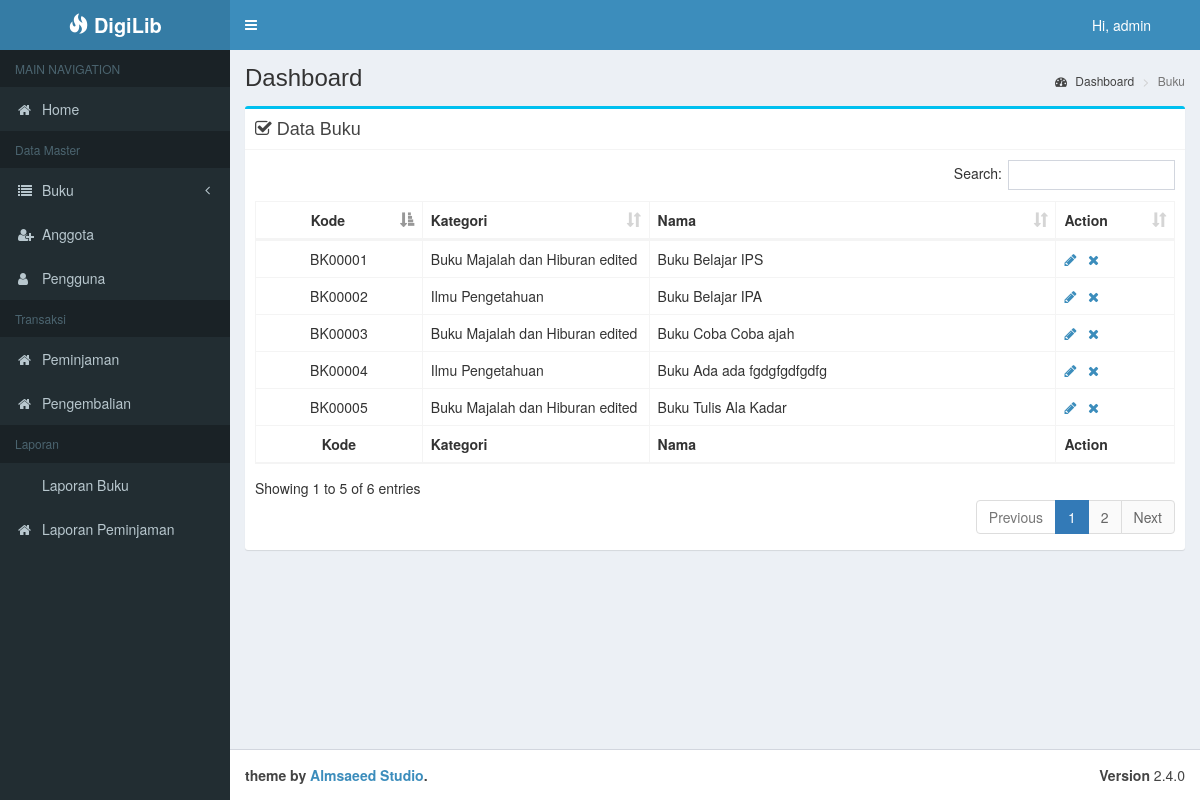
The page /admin_page/buku/index.php (signed in) on the database its author committed.
### tables this page shows
CREATE TABLE `m_pengguna` (
  `pengguna_id` int(11) NOT NULL AUTO_INCREMENT,
  `username` varchar(45) DEFAULT NULL,
  `password` varchar(45) DEFAULT NULL,
  `nama_lengkap` varchar(100) DEFAULT NULL,
  `kode_pengguna` varchar(64) DEFAULT NULL,
  `hak_akses` varchar(100) DEFAULT NULL,
  `anggota_id` int(11) DEFAULT NULL,
  `tanggal_terdaftar` date DEFAULT NULL,
  `aktif` int(1) DEFAULT NULL,
  PRIMARY KEY (`pengguna_id`),
  KEY `username` (`username`),
  KEY `pass` (`password`),
  KEY `hak_akses` (`hak_akses`),
  KEY `FK_ANGGOTA` (`anggota_id`),
  CONSTRAINT `FK_ANGGOTA` FOREIGN KEY (`anggota_id`) REFERENCES `m_anggota` (`anggota_id`) ON DELETE CASCADE ON UPDATE CASCADE
);

CREATE TABLE `m_buku` (
  `buku_id` int(11) NOT NULL AUTO_INCREMENT,
  `kode_buku` varchar(64) NOT NULL,
  `nama_buku` varchar(100) NOT NULL,
  `barcode` varchar(64) DEFAULT NULL,
  `isbn` varchar(64) DEFAULT NULL,
  `kategori_buku_id` int(11) DEFAULT NULL,
  `url_ebook` varchar(255) DEFAULT '',
  `nama_rak` varchar(50) DEFAULT '',
  `stok_buku` int(10) DEFAULT '0',
  PRIMARY KEY (`buku_id`),
  UNIQUE KEY `kode_buku` (`kode_buku`),
  KEY `FK_KATEGORI_BUKU` (`kategori_buku_id`),
  CONSTRAINT `FK_KATEGORI_BUKU` FOREIGN KEY (`kategori_buku_id`) REFERENCES `m_kategori_buku` (`kategori_buku_id`) ON DELETE SET NULL ON UPDATE SET NULL
);

CREATE TABLE `m_kategori_buku` (
  `kategori_buku_id` int(11) NOT NULL AUTO_INCREMENT,
  `nama_kategori` varchar(100) DEFAULT NULL,
  PRIMARY KEY (`kategori_buku_id`)
);

### conf/general.php (called while the page is built, shortened)
<?php
    $app_title = "DigiLib";
?>

### function/func_login.php (called while the page is built, shortened)
<?php
    function getNamaPengguna($conn, $penggunaId){
        $sql = "select pengguna_id, username from m_pengguna where pengguna_id='". $penggunaId ."'";
        $exec = mysqli_query($conn, $sql);
        $data = mysqli_fetch_array($exec);
        $result = $data["username"];
        return $result;
    }
?>

### function/func_buku.php (called while the page is built, shortened)
<?php
    function daftarBuku($conn, $where, $order){
        if(strlen($order)>0){
            $order = " order by ". $order;
        }
        $sql = "select  * from m_buku " . $where . " " . $order;
        $exec = mysqli_query($conn, $sql);
        return $exec;
    }
?>

### function/func_kategori.php (called while the page is built, shortened)
<?php
    function getNamaKategori($conn, $idkategori){
        $sql = "select nama_kategori from m_kategori_buku where kategori_buku_id='". $idkategori ."'";
        $exec = mysqli_query($conn, $sql);
        $data = mysqli_fetch_array($exec);
        return $data["nama_kategori"];
    }
?>

### admin_page/buku/index.php (the view, shortened to what this page needs)
<?php
    include_once("../../conf/database.php");
    include_once("../../conf/general.php");
    include_once("../../function/func_login.php");
    include_once("../../function/func_buku.php");
    include_once("../../function/func_kategori.php");
?>
<!DOCTYPE html>
<html>
    <head>
        <link rel="stylesheet" href="../../asset/admilte_component/bower_components/bootstrap/dist/css/bootstrap.min.css">
        <link rel="stylesheet" href="../../asset/admilte_component/bower_components/font-awesome/css/font-awesome.min.css">
        <link rel="stylesheet" href="../../asset/admilte_component/bower_components/Ionicons/css/ionicons.min.css">
        <link rel="stylesheet" href="../../asset/admilte_component/bower_components/datatables.net-bs/css/dataTables.bootstrap.min.css">
        <link rel="stylesheet" href="../../asset/admilte_component/bower_components/datatables.net-bs/css/buttons.dataTables.min.css">
        <link rel="stylesheet" href="../../asset/admilte_component/dist/css/AdminLTE.min.css">
        <link rel="stylesheet" href="../../asset/admilte_component/dist/css/skins/_all-skins.min.css">
        <link rel="stylesheet" href="../../asset/admilte_component/plugins/iCheck/square/blue.css">
    </head>
    <body class="hold-transition skin-blue sidebar-mini">
        <div class="wrapper">
            <?php include("../template/navbar.php"); ?>
            <?php include("../template/sidebar.php"); ?>
            <div class="content-wrapper">
                <section class="content-header">
                    <h1>
                        Dashboard
                    </h1>
                    <ol class="breadcrumb">
                        <li><a href="#"><i class="fa fa-dashboard"></i> Dashboard</a></li>
                        <li class="active">Buku</li>
                    </ol>
                </section>
                <section class="content">
                    <div class="row">
                        <div class="col-xs-12">
                            <div class="box box-info">
                                <div class="box-header with-border">
                                    <h3 class="box-title"><i class="fa fa-check-square-o"></i> Data Buku</h3>
                                </div>
                                <div class="box-body">
                                    <table id="tblbrg" class="table table-bordered table-hover">
                                        <thead>
                                            <tr>
                                                <th>Kode</th>
                                                <th>Kategori</th>
                                                <th>Nama</th>
                                                <th>Action</th>
                                            </tr>
                                        </thead>
                                        <tbody>
                                            <?php
                                                $rbuku = daftarBuku($conn, "", "nama_buku asc");
                                                while($data = mysqli_fetch_array($rbuku)){
                                            ?>
                                            <tr>
                                                <td><?php echo $data["kode_buku"]; ?></td>
                                                <td><?php echo getNamaKategori($conn, $data["kategori_buku_id"]); ?></td>
                                                <td><?php echo $data["nama_buku"]; ?></td>
                                                <td>
                                                    <a href="./ubah_buku.php?x=buku&idx=<?php echo $data["buku_id"]; ?>" class="fa fa-pencil"></a> &nbsp;
                                                    <a href="#" data-toggle="modal" data-target="#modal-default" class="fa fa-close" onClick="cmdSetTempId('<?php echo $data["buku_id"]; ?>')"></a>
                                                </td>
                                            </tr>
                                            <?php
                                                }
                                            ?>
                                        </tbody>
                                        <tfoot>
                                            <tr>
                                                <th>Kode</th>
                                                <th>Kategori</th>
                                                <th>Nama</th>
                                                <th>Action</th>
                                            </tr>
                                        </tfoot>
                                    </table>
                                </div>
                            </div>
                        </div>
                    </div>
                </section>
            </div>
            <?php include("../template/footer.php"); ?>
        </div>
    </body>
</html>

### admin_page/template/navbar.php (shortened to what this page needs)
<?php
    $username_menu = getNamaPengguna($conn, $_SESSION["uid"]);
?>
<header class="main-header">
    <a href="../home/" class="logo">
        <span class="logo-lg">
            <i class="glyphicon glyphicon-fire"></i>
            <b><?php echo $app_title; ?></b>
        </span>
    </a>
    <nav class="navbar navbar-static-top">
        <a href="#" class="sidebar-toggle" data-toggle="push-menu" role="button">
        </a>
        <div class="navbar-custom-menu">
        <ul class="nav navbar-nav">
            <li class="dropdown user user-menu">
                <a href="#" class="dropdown-toggle" data-toggle="dropdown">
                    <span class="hidden-xs">Hi, <?php echo $username_menu; ?></span>
                </a>
            </li>
            <li>
            <a href="#" data-toggle="control-sidebar">&nbsp;</a>
            </li>
        </ul>
        </div>
    </nav>
</header>

### rows shown on the page
m_pengguna: username "admin"
m_buku: kode_buku "BK00004", kategori_buku.nama_kategori "Ilmu Pengetahuan", nama_buku "Buku Ada ada fgdgfgdfgdfg"
m_buku: kode_buku "BK00002", kategori_buku.nama_kategori "Ilmu Pengetahuan", nama_buku "Buku Belajar IPA"
m_buku: kode_buku "BK00001", kategori_buku.nama_kategori "Buku Majalah dan Hiburan edited", nama_buku "Buku Belajar IPS"
m_buku: kode_buku "BK00003", kategori_buku.nama_kategori "Buku Majalah dan Hiburan edited", nama_buku "Buku Coba Coba ajah"
m_buku: kode_buku "BK00005", kategori_buku.nama_kategori "Buku Majalah dan Hiburan edited", nama_buku "Buku Tulis Ala Kadar"

### other values the page prints
$app_title "DigiLib"
